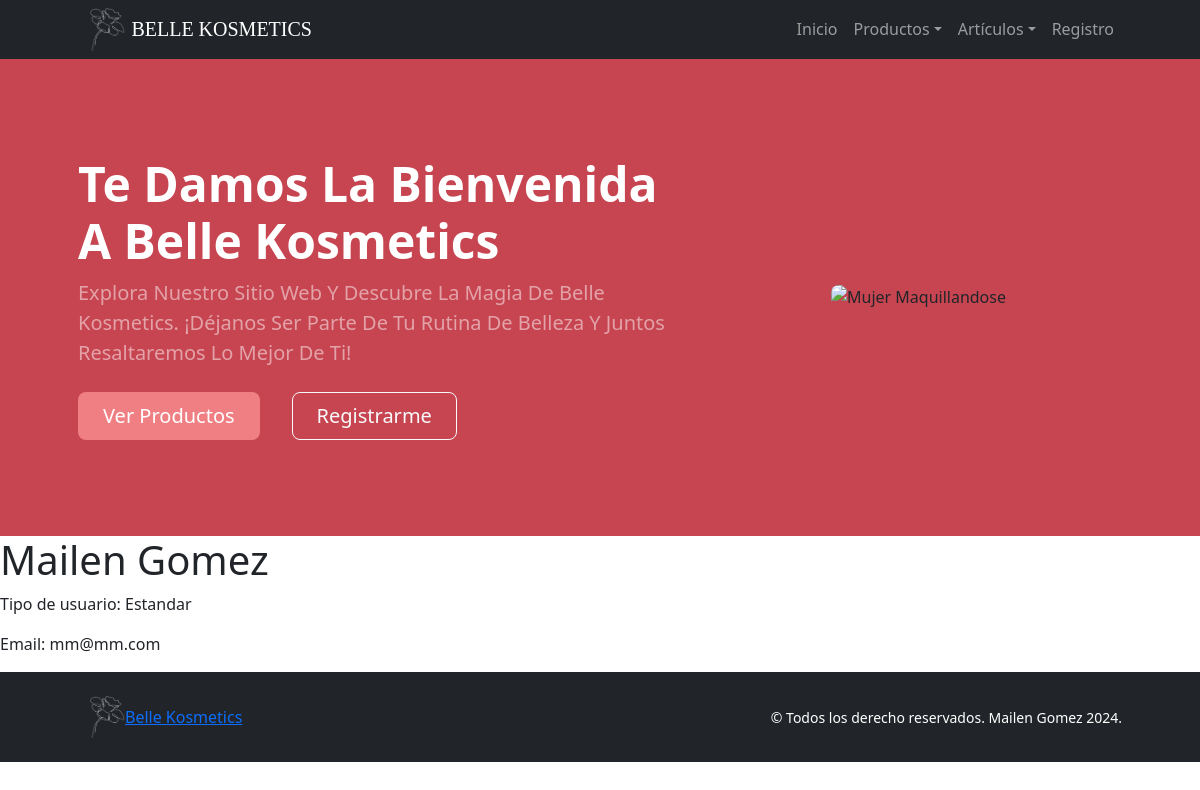
The page /perfil/4 on the database its author committed.
### App_Final/models.py (models this page shows)
class Usuario(models.Model):
    nombre = models.CharField(max_length=40)
    apellido = models.CharField(max_length=40)
    email = models.EmailField()
    clave = models.CharField(max_length=20)
    rol = models.IntegerField()

### App_Usuario/views.py (the view)
# urls.py: path('perfil/<pk>', views.PerfilDetailView.as_view(), name='Perfil'),
class PerfilDetailView(DetailView):
    model = Usuario
    template_name = "App_Usuario/perfil.html"

### App_Usuario/templates/App_Usuario/perfil.html
{% extends 'App_Final/base.html' %}
{% load static %}
{% block main %}
    <main>
        <h1>{{ usuario.nombre }} {{ usuario.apellido }}</h1>
        {% if usuario.rol == 1 %}
            <p>Tipo de usuario: Administrador</p>
        {% elif usuario.rol == 2 %}
            <p>Tipo de usuario: Estandar</p>
        {% endif %}
        <p>Email: {{ usuario.email }}</p>
    </main>
{% endblock %}

### rows shown on the page
Usuario: nombre "Mailen", apellido "Gomez", email "mm@mm.com"
